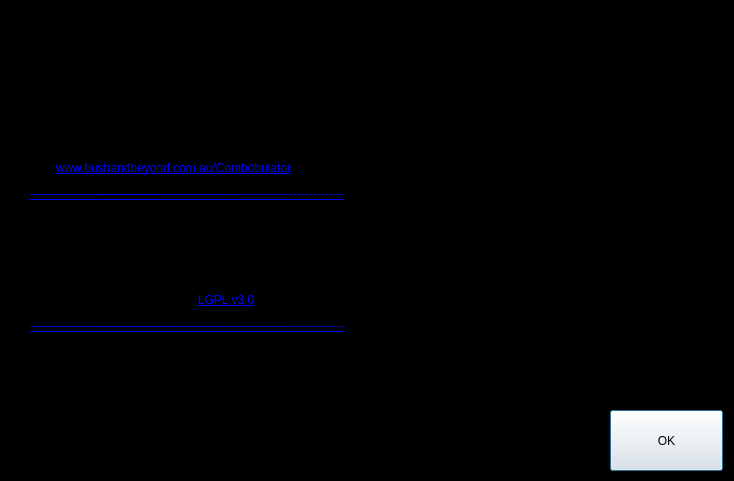
<?xml version="1.0" encoding="UTF-8"?>
<ui version="4.0">
 <class>AboutForm</class>
 <widget class="QDialog" name="AboutForm">
  <property name="geometry">
   <rect>
    <x>0</x>
    <y>0</y>
    <width>734</width>
    <height>481</height>
   </rect>
  </property>
  <property name="windowTitle">
   <string>Dialog</string>
  </property>
  <property name="styleSheet">
   <string notr="true">QDialog
{
	background-color: black;
	border-width: 10px;
    	border-radius: 20px;
    	border-color: cyan;
}</string>
  </property>
  <widget class="QPushButton" name="btn_Ok">
   <property name="geometry">
    <rect>
     <x>610</x>
     <y>410</y>
     <width>113</width>
     <height>61</height>
    </rect>
   </property>
   <property name="text">
    <string>OK</string>
   </property>
  </widget>
  <widget class="QLabel" name="label">
   <property name="geometry">
    <rect>
     <x>30</x>
     <y>20</y>
     <width>571</width>
     <height>441</height>
    </rect>
   </property>
   <property name="text">
    <string>&lt;html&gt;&lt;head/&gt;&lt;body&gt;&lt;p&gt;Copyright 2017-2018          S Richie Mickan&lt;/p&gt;&lt;p&gt;&lt;br/&gt;Created in Qt 5.10&lt;/p&gt;&lt;p&gt;&lt;br/&gt;Visit &lt;a href=&quot;http://www.bushandbeyond.com.au/combobulator.html&quot;&gt;&lt;span style=&quot; text-decoration: underline; color:#0000ff;&quot;&gt;www.bushandbeyond.com.au/Combobulator&lt;/span&gt;&lt;/a&gt; to purchase the WiFi hardware interface.&lt;/p&gt;&lt;p&gt;&lt;a href=&quot;https://www.gnu.org/licenses/lgpl.txt&quot;&gt;&lt;span style=&quot; text-decoration: underline; color:#0000ff;&quot;&gt;-------------------------------------------------------------------------------&lt;/span&gt;&lt;/a&gt;&lt;/p&gt;&lt;p&gt;Thanks to A. Faucher and R. McArdyle for their work in reverse engineering the LTTO IR codes.&lt;br/&gt;Visit wiki.lazerswarm.com for all the info.&lt;/p&gt;&lt;p&gt;Special thanks to Bryan Steele for extensive beta testing and bug finding,&lt;br/&gt;Andrew Dene for the Logo, and Ben Rutherford for the hardware PCB layout.&lt;/p&gt;&lt;p&gt;This software is licensed under &lt;a href=&quot;https://www.gnu.org/licenses/lgpl.txt&quot;&gt;&lt;span style=&quot; text-decoration: underline; color:#0000ff;&quot;&gt;LGPL v3.0&lt;/span&gt;&lt;/a&gt;&lt;/p&gt;&lt;p&gt;&lt;a href=&quot;https://www.gnu.org/licenses/lgpl.txt&quot;&gt;&lt;span style=&quot; text-decoration: underline; color:#0000ff;&quot;&gt;-------------------------------------------------------------------------------&lt;/span&gt;&lt;/a&gt;&lt;/p&gt;&lt;p&gt;richie@bushandbeyond.com.au&lt;/p&gt;&lt;p&gt;www.github.com/rmick&lt;br/&gt;&lt;/p&gt;&lt;/body&gt;&lt;/html&gt;</string>
   </property>
  </widget>
 </widget>
 <resources/>
 <connections/>
</ui>
